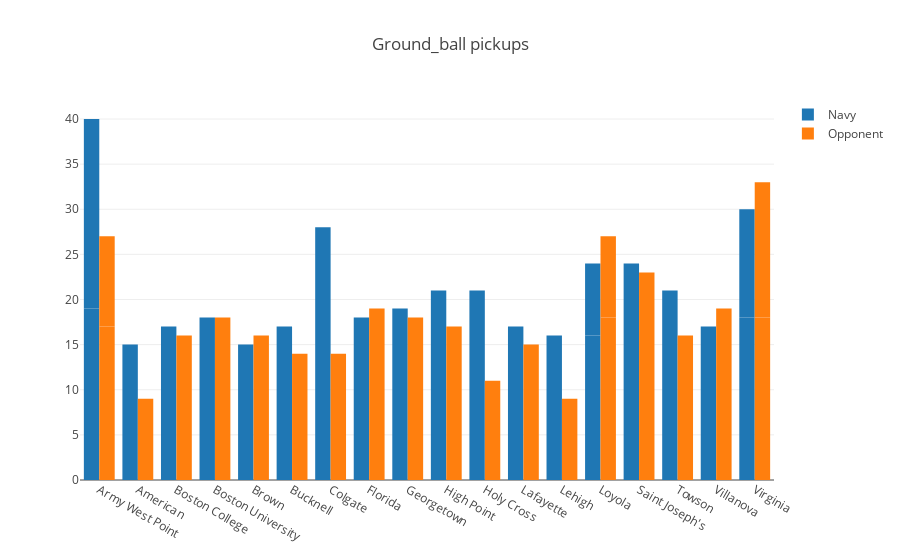

Notebook cell for this chart:
### Code cell
data = [trace1, trace2]
layout = go.Layout(title='Ground_ball pickups',barmode='group')
fig = go.Figure(data=data, layout=layout)
iplot(fig, filename='grouped-bar')

### Figure 1 — Plotly figure (JSON) as saved in the notebook; plotly's stock layout.template omitted (floating-point values rounded to 4 significant figures)
{"data": [{"name": "Navy", "type": "bar", "uid": "4fdeb9d2-2cb0-484b-9a07-67927b4f34c0", "x": ["Army West Point", "Army West Point", "American", "Boston College", "Boston University", "Brown", "Bucknell", "Colgate", "Florida", "Georgetown", "High Point ", "Holy Cross", "Lafayette", "Lehigh", "Loyola", "Loyola", "Saint Joseph's", "Towson", "Villanova", "Virginia ", "Virginia "], "y": [19, 21, 15, 17, 18, 15, 17, 28, 18, 19, 21, 21, 17, 16, 16, 8, 24, 21, 17, 18, 12]}, {"name": "Opponent", "type": "bar", "uid": "feda21f2-bd8b-41b2-99a5-1e0c50723701", "x": ["Army West Point", "Army West Point", "American", "Boston College", "Boston University", "Brown", "Bucknell", "Colgate", "Florida", "Georgetown", "High Point ", "Holy Cross", "Lafayette", "Lehigh", "Loyola", "Loyola", "Saint Joseph's", "Towson", "Villanova", "Virginia ", "Virginia "], "y": [17, 10, 9, 16, 18, 16, 14, 14, 19, 18, 17, 11, 15, 9, 18, 9, 23, 16, 19, 18, 15]}], "layout": {"barmode": "group", "title": {"text": "Ground_ball pickups"}}}
